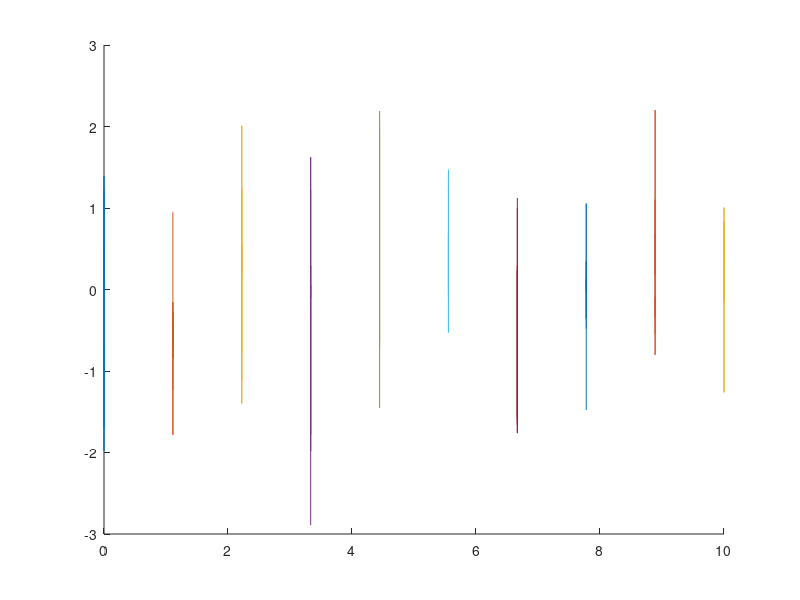

Recreate this plot in MATLAB.
clear; clf; hold on;

[X, Y] = meshgrid(linspace(0, 10, 10), linspace(0, 10, 10));
data = randn(size(X));
plot(X, data);